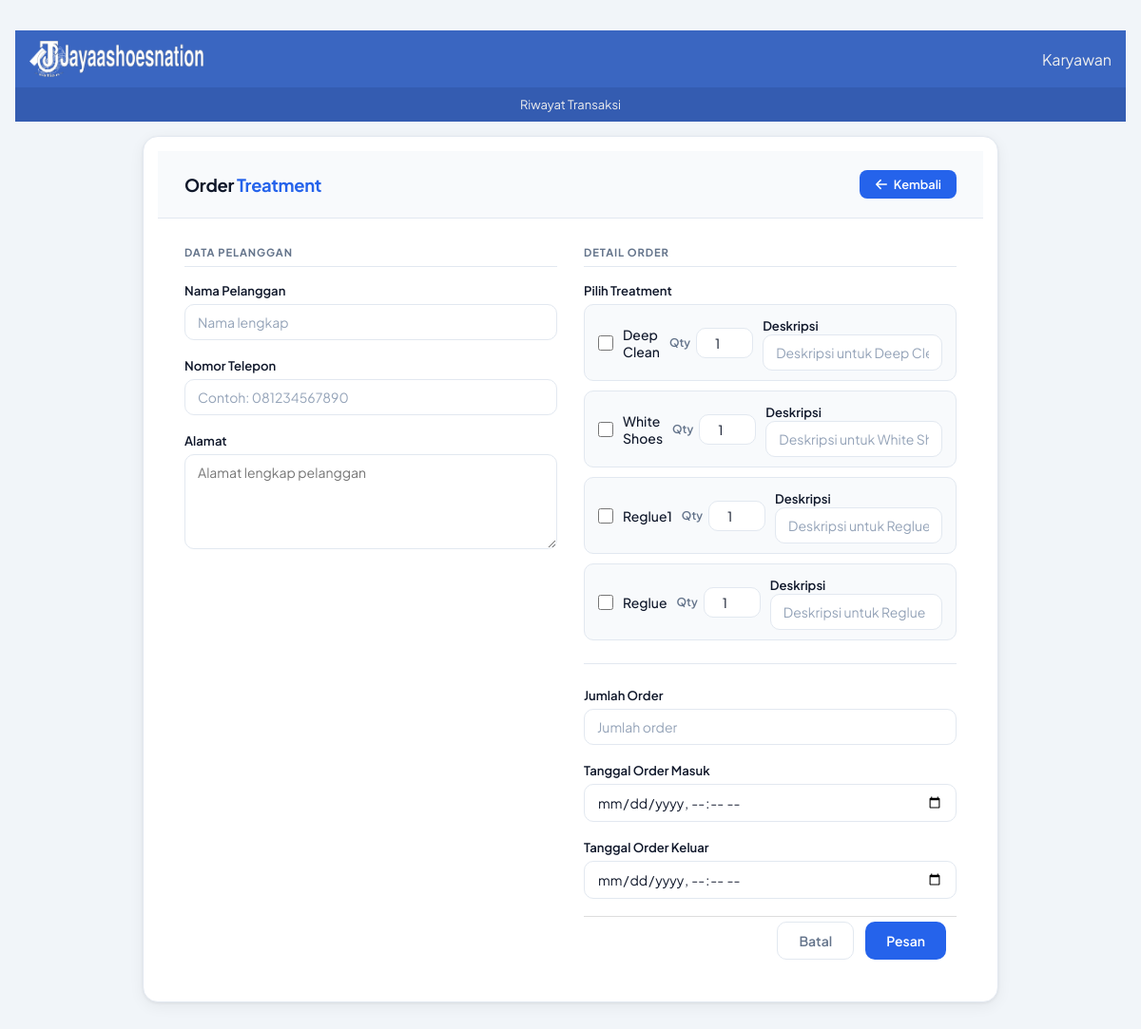
The page /index.php?page=order&aksi=orderTreatment (signed in) on the database its author committed.
### tables this page shows
CREATE TABLE `treatment` (
  `ID_TREATMENT` int NOT NULL AUTO_INCREMENT,
  `NAMA_TREATMENT` varchar(25) DEFAULT NULL,
  `WAKTU_TREATMENT` varchar(20) NOT NULL,
  `BIAYA_TREATMENT` bigint DEFAULT NULL,
  PRIMARY KEY (`ID_TREATMENT`)
);

### Controller/OrderController.php (called while the page is built, shortened)
<?php
class orderController
{
    private $treatment;
    public function __construct()
    {
        $this->treatment = new treatmentModel();
    }
    public function Ordertreatment()
    {
        $isi = $this->treatment->getAllTreatment();
        require_once("view/order/order_treat.php");
    }
}

### koneksi.php (called while the page is built, shortened)
<?php
function koneksi()
{
    $host = "localhost";
    $user = "root";
    $password = "@Kaka1234";
    $database = "db_laundrysepatu";
    try {
        $conn = new mysqli($host, $user, $password, $database);
        return $conn;
    } catch (Exception $e) {
        echo "Terjadi kesalahan koneksi database";
    }
}

### model/TreatmentModel.php (called while the page is built, shortened)
<?php
class treatmentModel
{
    function getAllTreatment()
    {
        $data_treat = 'SELECT * FROM treatment';
        $query = koneksi()->query($data_treat);
        $hasil = [];
        while ($data = $query->fetch_assoc()) {
            $hasil[] = $data;
        }
        return $hasil;
    }
}

### view/order/order_treat.php (the view, shortened to what this page needs)
<!DOCTYPE html>
<html lang="id">
<head>
   <link rel="stylesheet" href="_assets/css/orderTreat.css">
</head>
<body>
<div id="order_treat">
   <div class="container">
      <div class="card">
         <div class="card-header">
            <h2>Order <span>Treatment</span></h2>
            <a href="index.php?page=order&aksi=order" class="btn-back">
               <svg xmlns="http://www.w3.org/2000/svg" fill="none" viewBox="0 0 24 24" stroke-width="2.5" stroke="currentColor">
                  <path stroke-linecap="round" stroke-linejoin="round" d="M10.5 19.5 3 12m0 0 7.5-7.5M3 12h18"/>
               </svg>
               Kembali
            </a>
         </div>
         <div class="card-body">
            <form action="index.php?page=order&aksi=storePemesanan" method="post">
               <div class="form-grid">
                  <div>
                     <p class="section-label">Data Pelanggan</p>
                     <div class="form-group">
                        <label for="nama">Nama Pelanggan</label>
                        <input type="text" name="nama_cus" id="nama"
                               placeholder="Nama lengkap" autocomplete="off">
                     </div>
                     <div class="form-group">
                        <label for="no_telp">Nomor Telepon</label>
                        <input type="text" name="no_telp" id="no_telp"
                               placeholder="Contoh: 081234567890" autocomplete="off">
                     </div>
                     <div class="form-group">
                        <label for="alamat">Alamat</label>
                        <textarea name="alamat" id="alamat"
                                  placeholder="Alamat lengkap pelanggan"></textarea>
                     </div>
                  </div>
                  <div>
                     <p class="section-label">Detail Order</p>
                     <div class="form-group">
                        <label>Pilih Treatment</label>
                        <div class="treatment-list">
                           <?php foreach ($isi as $treat) : ?>
                              <div class="treatment-item">
                                 <input
                                    type="checkbox"
                                    class="treat-check"
                                    data-id="<?= $treat['ID_TREATMENT'] ?>"
                                    name="treatment[]"
                                    value="<?= $treat['ID_TREATMENT'] ?>"
                                    id="treat_<?= $treat['ID_TREATMENT'] ?>"
                                 >
                                 <label class="treatment-name" for="treat_<?= $treat['ID_TREATMENT'] ?>">
                                    <?= $treat['NAMA_TREATMENT'] ?>
                                 </label>
                                 <div class="qty-wrap">
                                    <label>Qty</label>
                                    <input
                                       type="number"
                                       class="qty-input"
                                       data-id="<?= $treat['ID_TREATMENT'] ?>"
                                       name="qty[<?= $treat['ID_TREATMENT'] ?>]"
                                       value="1"
                                       min="1"
                                       style="width:60px"
                                    >
                                 </div>
                                 <div class="desc-wrap">
                                    <label>Deskripsi</label>
                                    <input
                                       type="text"
                                       name="deskripsi[<?= $treat['ID_TREATMENT'] ?>]"
                                       placeholder="Deskripsi untuk <?= $treat['NAMA_TREATMENT'] ?>"
                                       autocomplete="off"
                                       style="width:100%"
                                    >
                                 </div>
                              </div>
                           <?php endforeach ?>
                        </div>
                     </div>
                     <hr class="divider">
                     <div class="form-group">
                        <label for="kuantitas">Jumlah Order</label>
                        <input type="number" name="jmlh_treatment" id="kuantitas"
                               placeholder="Jumlah order" readonly>
                     </div>
                     <div class="form-group">
                        <label for="tgl_order_msk">Tanggal Order Masuk</label>
                        <input type="datetime-local" name="tgl_msk" id="tgl_order_msk">
                     </div>
                     <div class="form-group">
                        <label for="tgl_order_klr">Tanggal Order Keluar</label>
                        <input type="datetime-local" name="tgl_kluar" id="tgl_order_klr">
                     </div>
                     <div class="form-footer">
                        <button type="reset" class="btn btn-outline">Batal</button>
                        <button type="submit" name="order_treat" class="btn btn-primary">
                           Pesan
                        </button>
                     </div>
                  </div>
               </div>
            </form>
         </div>
      </div>
   </div>
</div>
</body>
</html>

### index.php (shortened to what this page needs)
<?php
require_once("Koneksi.php");
require_once("model/treatmentModel.php");
require_once("Controller/orderController.php");
if (isset($_GET['page']) && isset($_GET['aksi'])) {
    $page = $_GET['page'];
    $aksi = $_GET['aksi'];
    if ($page == "auth") {
        $auth = new AuthController();
        if ($aksi == 'view') {
            $auth->index();
        } else if ($aksi == 'loginKaryawan') {
            $auth->loginKaryawan();
        } else if ($aksi == 'authAdmin') {
            $auth->authAdmin();
        } else if ($aksi == 'authKaryawan') {
            $auth->authKaryawan();
        } else if ($aksi == 'logout') {
            $auth->logout();
        } else {
            echo "Method Not Found";
        }
    } else if ($page == "order") {
        require_once('_header.php');
        if ($_SESSION['role'] == 'karyawan') {
            $order = new orderController();
            if ($aksi == 'daftarorder') {
                $order->index();
            } else if ($aksi == 'detailOrder') {
                $order->detailOrder();
            } else if ($aksi == 'prosesBayar') {
                $order->prosesBayar();
            } else if ($aksi == 'orderTreatment') {
                $order->Ordertreatment();
            } else if ($aksi == 'DeleteOrder') {
                $order->deleteorder();
            } else if ($aksi == 'storePemesanan') {
                $order->storepemesanan();
            } else if ($aksi == 'order') {
                $order->Order();
            } else {
                echo "Method Not Found";
            }
        } else {
            header("location: index.php?page=auth&aksi=view");
        }
    } else if ($page == "riwayat") {
        require_once('_header.php');
        if ($_SESSION['role'] == 'admin' || $_SESSION['role'] == 'karyawan') {
            $riwayat = new riwayatController();
            if ($aksi == 'riwayatIsiTransaksi') {
                $riwayat->riwayatisi();
            } else if ($aksi == 'riwayatTransaksi') {
                $riwayat->riwayatTrans();
            } else if ($aksi == 'detailTreatment') {
                $riwayat->detailtreatment();
            } else if ($aksi == 'cetak') {
                $riwayat->cetak();
            } else {
                echo "Method Not Found";
            }
        } else {
            header("location: index.php?page=auth&aksi=view");
        }
    } else if ($page == "bayar") {
        if ($_SESSION['role'] == 'karyawan') {
            $bayar = new orderController();
            if ($aksi == 'bayar') {
                $bayar->bayar();
            } else {
                echo "Method Not Found";
            }
        } else {
            header("location: index.php?page=auth&aksi=view");
        }
    } else if ($page == "cetak") {
        if ($_SESSION['role'] == 'admin' || $_SESSION['role'] == 'karyawan') {
            $riwayat = new riwayatController();
            if ($aksi == 'cetak') {
                $riwayat->cetak();
            } else {
                echo "Method Not Found";
            }
        } else {
            header("location: index.php?page=auth&aksi=view");
        }
    } else if ($page == "Laporan") {
        require_once('_header.php');
        if ($_SESSION['role'] == 'admin' || $_SESSION['role'] == 'karyawan') {
            $laporan = new laporanController();
            if ($aksi == 'index') {
                $laporan->Laporan();
            } else if($aksi == 'cekhari'){
                $laporan->cekhari();
            }else if($aksi == 'cekbulan'){
                $laporan->cekbulan();
            }else if($aksi == 'cekid'){
                $laporan->cekid();
            }
            else {
                echo "Method Not Found";
            }
        } else {
            header("location: index.php?page=auth&aksi=view");
        }
    }
} else {
    header("location: index.php?page=auth&aksi=loginKaryawan");
}

### _header.php (shortened to what this page needs)
<!DOCTYPE html>
<html>
<head>
	<link rel="stylesheet" href="_assets/css/style.css">
	<link rel="stylesheet" href="_assets\bootstrap-5.0.2-dist\css">
</head>
<body>
	<header>
		<nav>
			<div class="logo">
				<a href="index.php?page=home&aksi=view">
					<img src="_assets/img/logo/logonama3.png" alt="Jayashoesnation Logo">
				</a>
			</div>
			<ul class="nav-menu">
				<li>
					<span class="form-control mr-sm-2">
						<?php
						if ($_SESSION['role'] == 'karyawan') : ?>
							<?= ucfirst($_SESSION['karyawan']['NAMA_USER']) ?>
						<?php elseif ($_SESSION['role'] == 'admin') : ?>
							<?= ucfirst($_SESSION['admin']['NAMA_USER']) ?>
						<?php endif ?>
					</span>
				</li>
			</ul>
		</nav>
		<div id="nav-mini">
			<a href="index.php?page=riwayat&aksi=riwayatTransaksi" class="link-nav">Riwayat Transaksi</a>
		</div>
	</header>

### _assets/css/style.css (style rules this page uses)
* { margin: 0; padding: 0; box-sizing: border-box; }
html,body { width: 100%; max-width: 100%; position: relative; font-family: 'Open sans', sans-serif; display: flex; flex-direction: column; background-image: url(../img/blue-snow.png); overflow-x: hidden; }
header { position: relative; display: flex; flex-direction: column; align-items: center; width: 100%; }
h2 { font-size: 22px; }
nav { position: relative; display: flex; flex-direction: row; flex-wrap: wrap; justify-content: space-between; align-items: center; width: 100%; height: 60px; background-color: #3a66c1; }
nav .logo { display: flex; position: relative; padding: 0 15px; text-transform: uppercase; }
nav .logo a { display: flex; text-decoration: none; font-weight: bold; font-size: 20px; color: #eee; }
nav .logo a img { height: 38px; }
nav .nav-menu { list-style-type: none; padding: 0 15px 0 0; }
nav .nav-menu li { display: inline-block; height: 100%; }
nav .nav-menu li span { display: block; padding: 15px 0 15px 10px; color: #eee; cursor: pointer; }
#nav-mini { background-color: #345cb1; display: flex; flex-direction: row; flex-wrap: wrap; justify-content: center; width: 100%; }
#nav-mini .link-nav { text-decoration: none; color: #eee; padding: 10px 15px; font-size: 13px; }
.container { display: flex; flex-direction: column; width: 1080px; max-width: 100%; margin: auto; padding: 0 15px; min-height: 20px; }
.card { background-color: #fff; margin: 15px; padding: 15px; border-radius: 4px; box-shadow: 0 2px 4px rgba(0,0,0,0.10); }
.card-body { position: relative; }
.btn { display: inline-block; text-decoration: none; padding: 5px; margin: 1px; border-radius: 4px; }
.form-footer { border-top: 1px solid #dddddd; padding: 10px 10px 0 10px; margin-top: 10px; display: flex; }

### rows shown on the page
treatment: NAMA_TREATMENT "Deep Clean", ID_TREATMENT "1", NAMA_TREATMENT "Deskripsi untuk Deep Clean"
treatment: NAMA_TREATMENT "White Shoes", ID_TREATMENT "1", NAMA_TREATMENT "Deskripsi untuk White Shoes"
treatment: NAMA_TREATMENT "Reglue1", ID_TREATMENT "1", NAMA_TREATMENT "Deskripsi untuk Reglue1"
treatment: NAMA_TREATMENT "Reglue", ID_TREATMENT "1", NAMA_TREATMENT "Deskripsi untuk Reglue"

### other values the page prints
$_SESSION['karyawan']['NAMA_USER'] "Karyawan"
